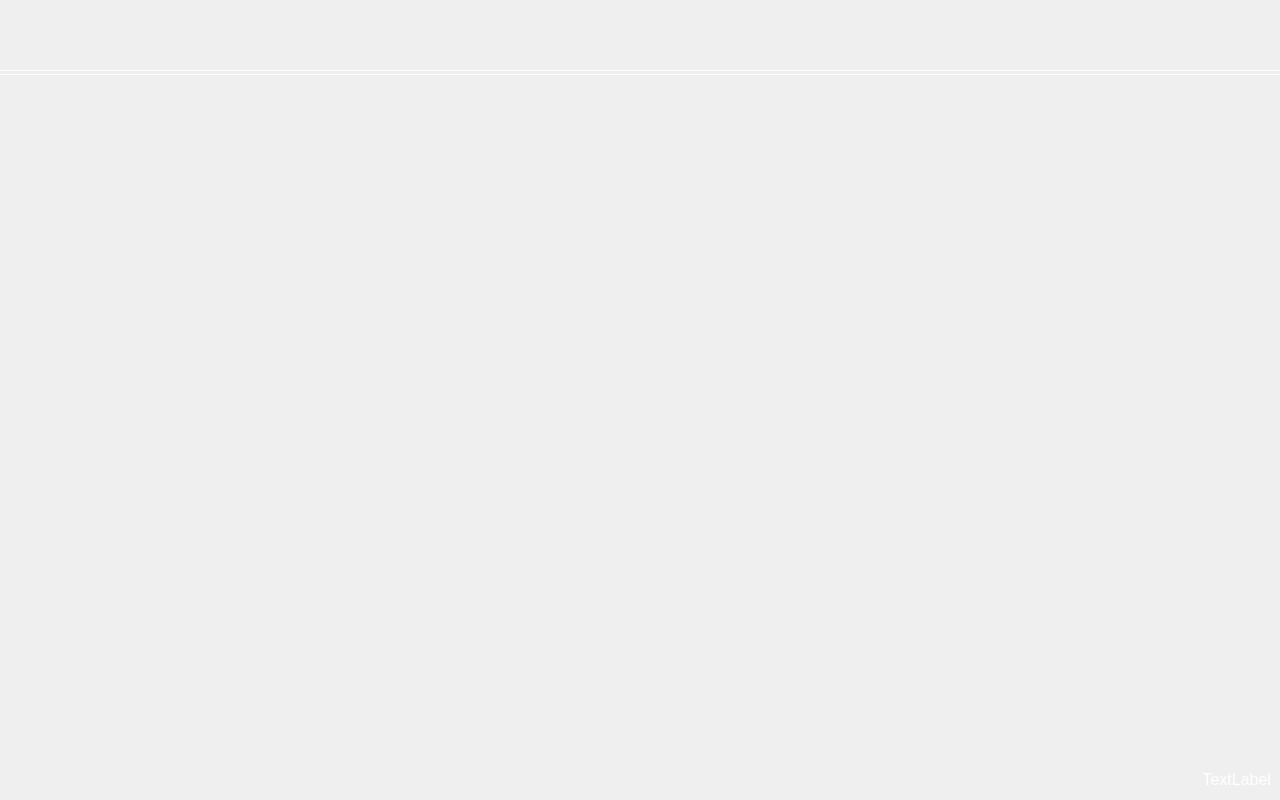
<?xml version="1.0" encoding="UTF-8"?>
<ui version="4.0">
 <class>MainWindow</class>
 <widget class="QMainWindow" name="MainWindow">
  <property name="geometry">
   <rect>
    <x>0</x>
    <y>0</y>
    <width>1280</width>
    <height>800</height>
   </rect>
  </property>
  <property name="windowTitle">
   <string>MainWindow</string>
  </property>
  <property name="styleSheet">
   <string notr="true">background-image: url(:/Images/bj.png);</string>
  </property>
  <widget class="QWidget" name="centralwidget">
   <widget class="QLabel" name="lbShutdown">
    <property name="geometry">
     <rect>
      <x>1210</x>
      <y>4</y>
      <width>64</width>
      <height>64</height>
     </rect>
    </property>
    <property name="styleSheet">
     <string notr="true">background: radial-gradient(circle, #10215C 0%, #070F29 100%);
background-color: transparent;
color:white;</string>
    </property>
    <property name="text">
     <string/>
    </property>
   </widget>
   <widget class="QFrame" name="frameMain">
    <property name="geometry">
     <rect>
      <x>0</x>
      <y>73</y>
      <width>1280</width>
      <height>681</height>
     </rect>
    </property>
    <property name="frameShape">
     <enum>QFrame::NoFrame</enum>
    </property>
    <property name="frameShadow">
     <enum>QFrame::Raised</enum>
    </property>
   </widget>
   <widget class="QLabel" name="lbSysInfo">
    <property name="geometry">
     <rect>
      <x>1130</x>
      <y>4</y>
      <width>64</width>
      <height>64</height>
     </rect>
    </property>
    <property name="styleSheet">
     <string notr="true">background: radial-gradient(circle, #10215C 0%, #070F29 100%);
background-color: transparent;
color:white;</string>
    </property>
    <property name="text">
     <string/>
    </property>
   </widget>
   <widget class="QLabel" name="lbHistoryData">
    <property name="geometry">
     <rect>
      <x>970</x>
      <y>4</y>
      <width>64</width>
      <height>64</height>
     </rect>
    </property>
    <property name="styleSheet">
     <string notr="true">background: radial-gradient(circle, #10215C 0%, #070F29 100%);
background-color: transparent;
color:white;</string>
    </property>
    <property name="text">
     <string/>
    </property>
   </widget>
   <widget class="QLabel" name="lbRealtimeData">
    <property name="geometry">
     <rect>
      <x>890</x>
      <y>4</y>
      <width>64</width>
      <height>64</height>
     </rect>
    </property>
    <property name="styleSheet">
     <string notr="true">background: radial-gradient(circle, #10215C 0%, #070F29 100%);
background-color: transparent;
color:white;</string>
    </property>
    <property name="text">
     <string/>
    </property>
   </widget>
   <widget class="QLabel" name="lbSetup">
    <property name="geometry">
     <rect>
      <x>1050</x>
      <y>4</y>
      <width>64</width>
      <height>64</height>
     </rect>
    </property>
    <property name="styleSheet">
     <string notr="true">background: radial-gradient(circle, #10215C 0%, #070F29 100%);
background-color: transparent;
color:white;</string>
    </property>
    <property name="text">
     <string/>
    </property>
   </widget>
   <widget class="QFrame" name="frameButtom">
    <property name="geometry">
     <rect>
      <x>0</x>
      <y>755</y>
      <width>1280</width>
      <height>81</height>
     </rect>
    </property>
    <property name="frameShape">
     <enum>QFrame::NoFrame</enum>
    </property>
    <property name="frameShadow">
     <enum>QFrame::Raised</enum>
    </property>
    <widget class="QLabel" name="lbTime">
     <property name="geometry">
      <rect>
       <x>1080</x>
       <y>14</y>
       <width>191</width>
       <height>21</height>
      </rect>
     </property>
     <property name="font">
      <font>
       <pointsize>12</pointsize>
      </font>
     </property>
     <property name="styleSheet">
      <string notr="true">background: radial-gradient(circle, #10215C 0%, #070F29 100%);
background-color: transparent;
color:white;</string>
     </property>
     <property name="text">
      <string>TextLabel</string>
     </property>
     <property name="alignment">
      <set>Qt::AlignRight|Qt::AlignTrailing|Qt::AlignVCenter</set>
     </property>
    </widget>
    <widget class="QWidget" name="horizontalLayoutWidget">
     <property name="geometry">
      <rect>
       <x>0</x>
       <y>2</y>
       <width>1081</width>
       <height>41</height>
      </rect>
     </property>
     <layout class="QHBoxLayout" name="hLayoutDataPort">
      <property name="spacing">
       <number>5</number>
      </property>
      <property name="leftMargin">
       <number>10</number>
      </property>
      <property name="rightMargin">
       <number>0</number>
      </property>
      <property name="bottomMargin">
       <number>0</number>
      </property>
     </layout>
    </widget>
   </widget>
   <widget class="QLabel" name="lbTitle">
    <property name="geometry">
     <rect>
      <x>0</x>
      <y>10</y>
      <width>561</width>
      <height>51</height>
     </rect>
    </property>
    <property name="font">
     <font>
      <pointsize>32</pointsize>
     </font>
    </property>
    <property name="styleSheet">
     <string notr="true">background: radial-gradient(circle, #10215C 0%, #070F29 100%);
background-color: transparent;
color:white;</string>
    </property>
    <property name="text">
     <string/>
    </property>
    <property name="pixmap">
     <pixmap resource="Images.qrc">:/Images/logoban.png</pixmap>
    </property>
   </widget>
   <widget class="QLabel" name="label">
    <property name="geometry">
     <rect>
      <x>-110</x>
      <y>70</y>
      <width>1421</width>
      <height>5</height>
     </rect>
    </property>
    <property name="styleSheet">
     <string notr="true">border-image: url(:/Images/line.png);
background-color: transparent;
color:white;
</string>
    </property>
    <property name="frameShape">
     <enum>QFrame::Box</enum>
    </property>
    <property name="text">
     <string/>
    </property>
   </widget>
  </widget>
 </widget>
 <resources>
  <include location="Images.qrc"/>
 </resources>
 <connections/>
</ui>
